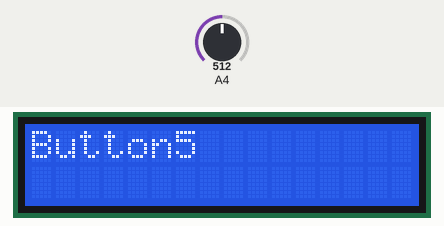
This sketch was run on a simulated Arduino Uno, built with avr-gcc and run on an emulated ATmega328P. Shown: 16×2 character LCD. Inputs (shaded band) come from the test bench; at power-on: A4 = 512. Storage starts empty; the audio player accepts every command and is not drawn; what the sketch prints to the serial monitor is not drawn.

Above: at 1.2 s.
1.3 s: A4 set to 610
At 1.37 s:
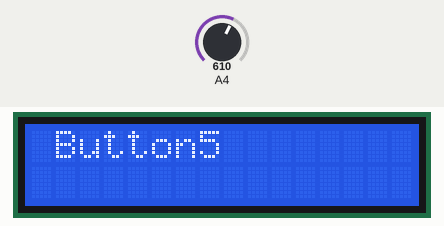
2.8 s: A4 set to 464
At 4.0 s:
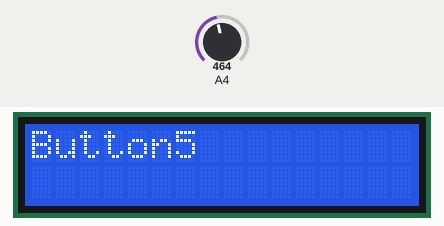
4.3 s: A4 set to 433
At 4.7 s:
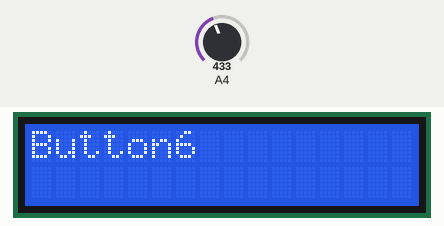
Timing chart, 0 to 7.3 s (numbered marks = the images above; inputs shaded):
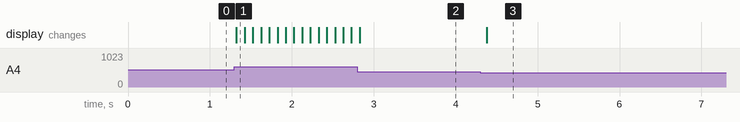

The sketch:

sketch_may28a.ino
```cpp
#include "SD.h"
#include "TMRpcm.h"
#include "SPI.h"
#include "LiquidCrystal.h"
char song[] = "2.wav";
LiquidCrystal lcd(3, 2, A3, A2, A1, A0);
TMRpcm tmrpcm;

void setup(){
  pinMode(A0, OUTPUT);
  pinMode(A1, OUTPUT);
  pinMode(A2, OUTPUT);
  pinMode(A3, OUTPUT);
  digitalWrite(A0, HIGH);
  digitalWrite(A1, HIGH);
  digitalWrite(A2, HIGH);
  digitalWrite(A3, HIGH);


  lcd.begin(16, 2);
  lcd.clear();
  tmrpcm.speakerPin = 9;
  Serial.begin(9600);
  if (!SD.begin(10)) {
    Serial.println("SD fail");
    return;
  }
  else{
    Serial.println("Raboti");
  }

  tmrpcm.setVolume(5);
  tmrpcm.play(song);
}

void loop(){
  int value = analogRead(A4);
  if (value > 850 && value < 1000) {
    lcd.clear();
    lcd.print("Button1");
  } else if (value > 810 && value < 850) {
    lcd.scrollDisplayLeft();
  } else if (value > 740 && value < 810) {
    lcd.clear();
    lcd.print("Button3");
  } else if (value > 600 && value < 740) {
    lcd.scrollDisplayRight();
  } else if (value > 450 && value < 600) {
    lcd.clear();
    lcd.print("Button5");
  } else if (value < 450) {
    Serial.println(tmrpcm.isPlaying());
    lcd.clear();
    lcd.print("Button6");
  }
  delay(100);
}
```

Measured:
- after the input at 1.3 s, the display: changes at once (image 1)
- after the input at 2.8 s, the display: changes at once (image 2)
- after the input at 4.3 s, the display: changes after 0.08 s (image 3)
